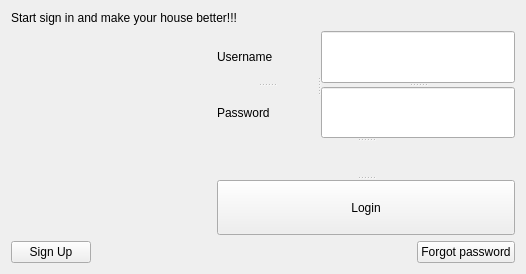
<?xml version="1.0" encoding="UTF-8"?>
<ui version="4.0">
 <class>loginForm</class>
 <widget class="QWidget" name="loginForm">
  <property name="geometry">
   <rect>
    <x>0</x>
    <y>0</y>
    <width>526</width>
    <height>274</height>
   </rect>
  </property>
  <property name="windowTitle">
   <string>Smart Home Management</string>
  </property>
  <layout class="QGridLayout" name="gridLayout_2">
   <item row="0" column="0">
    <layout class="QGridLayout" name="gridLayout">
     <item row="0" column="0" colspan="2">
      <widget class="QLabel" name="label_2">
       <property name="text">
        <string>Start sign in and make your house better!!!</string>
       </property>
      </widget>
     </item>
     <item row="1" column="0">
      <widget class="QLabel" name="label_logo_smarthome">
       <property name="maximumSize">
        <size>
         <width>200</width>
         <height>200</height>
        </size>
       </property>
       <property name="text">
        <string/>
       </property>
       <property name="pixmap">
        <pixmap resource="resources.qrc">:/images/logosmarthome.png</pixmap>
       </property>
       <property name="scaledContents">
        <bool>true</bool>
       </property>
       <property name="wordWrap">
        <bool>true</bool>
       </property>
      </widget>
     </item>
     <item row="2" column="0" colspan="2">
      <layout class="QHBoxLayout" name="horizontalLayout">
       <item>
        <widget class="QPushButton" name="pushButton_signup">
         <property name="sizePolicy">
          <sizepolicy hsizetype="Preferred" vsizetype="Preferred">
           <horstretch>0</horstretch>
           <verstretch>0</verstretch>
          </sizepolicy>
         </property>
         <property name="text">
          <string>Sign Up</string>
         </property>
        </widget>
       </item>
       <item>
        <spacer name="horizontalSpacer">
         <property name="orientation">
          <enum>Qt::Horizontal</enum>
         </property>
         <property name="sizeHint" stdset="0">
          <size>
           <width>88</width>
           <height>20</height>
          </size>
         </property>
        </spacer>
       </item>
       <item>
        <widget class="QPushButton" name="pushButton_forgotpass">
         <property name="sizePolicy">
          <sizepolicy hsizetype="Preferred" vsizetype="Preferred">
           <horstretch>0</horstretch>
           <verstretch>0</verstretch>
          </sizepolicy>
         </property>
         <property name="text">
          <string>Forgot password</string>
         </property>
        </widget>
       </item>
      </layout>
     </item>
     <item row="1" column="1">
      <widget class="QSplitter" name="splitter_6">
       <property name="orientation">
        <enum>Qt::Vertical</enum>
       </property>
       <widget class="QSplitter" name="splitter_4">
        <property name="orientation">
         <enum>Qt::Vertical</enum>
        </property>
        <widget class="QSplitter" name="splitter_3">
         <property name="orientation">
          <enum>Qt::Horizontal</enum>
         </property>
         <widget class="QSplitter" name="splitter_2">
          <property name="orientation">
           <enum>Qt::Vertical</enum>
          </property>
          <widget class="QLabel" name="label_3">
           <property name="text">
            <string>Username</string>
           </property>
          </widget>
          <widget class="QLabel" name="label_4">
           <property name="text">
            <string>Password</string>
           </property>
          </widget>
         </widget>
         <widget class="QSplitter" name="splitter">
          <property name="orientation">
           <enum>Qt::Vertical</enum>
          </property>
          <widget class="QLineEdit" name="lineEdit_input_username">
           <property name="sizePolicy">
            <sizepolicy hsizetype="Preferred" vsizetype="Preferred">
             <horstretch>0</horstretch>
             <verstretch>0</verstretch>
            </sizepolicy>
           </property>
           <property name="echoMode">
            <enum>QLineEdit::Normal</enum>
           </property>
          </widget>
          <widget class="QLineEdit" name="lineEdit_input_password">
           <property name="sizePolicy">
            <sizepolicy hsizetype="Preferred" vsizetype="Preferred">
             <horstretch>0</horstretch>
             <verstretch>0</verstretch>
            </sizepolicy>
           </property>
           <property name="echoMode">
            <enum>QLineEdit::Password</enum>
           </property>
          </widget>
         </widget>
        </widget>
        <widget class="QLabel" name="label_status_login_display">
         <property name="text">
          <string/>
         </property>
        </widget>
       </widget>
       <widget class="QSplitter" name="splitter_5">
        <property name="orientation">
         <enum>Qt::Horizontal</enum>
        </property>
        <widget class="QPushButton" name="pushButton_login">
         <property name="sizePolicy">
          <sizepolicy hsizetype="Preferred" vsizetype="Preferred">
           <horstretch>0</horstretch>
           <verstretch>0</verstretch>
          </sizepolicy>
         </property>
         <property name="text">
          <string>Login</string>
         </property>
        </widget>
       </widget>
      </widget>
     </item>
    </layout>
   </item>
  </layout>
 </widget>
 <resources>
  <include location="resources.qrc"/>
 </resources>
 <connections/>
</ui>
